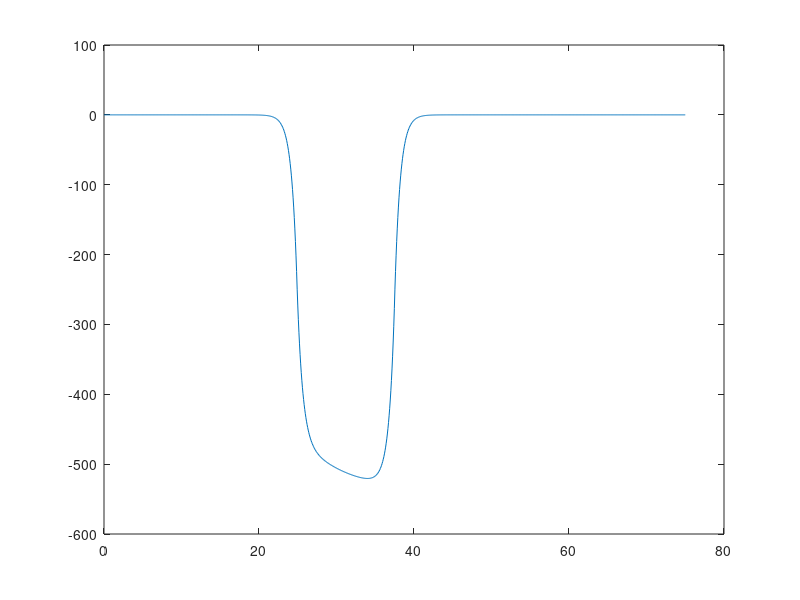

This figure's MATLAB source:
% ME21BTECH11001 Abhishek Ghosh
% ME3180 Assignment 1
% Question 3

% Initial Conditions
E = 30;
I = 120;
q1 = 5400;
F = 7200;
L = 75;
EI = E*I;  

a = 0;
b = L;
n = 1000;
h = (b-a)/(n-1);
x = (a:h:b)';

B = zeros(n,1);
A = zeros(n,n);

% Boundary Conditions
B(1)=0;
B(n)=0;
A(1,1)=1;
A(n,n)=1;

% Roll No = 01;
lambda = 1;
lhl = int32(L/((lambda+2)*h));
rhl = int32(L/((lambda+1)*h));

% Central Difference
for i=2:n-1
    A(i,i+1) = EI/h^2;
    A(i,i) = (-2*EI/h^2 - F);
    A(i,i-1) = EI/h^2;
end

for i=lhl:rhl
    B(i)=0.5*q1*(L*x(i)-x(i)^2);
end

y=A\B;
k = int32(50/h);
% deflection at l=50mm 
y(k)
plot(x,y);





